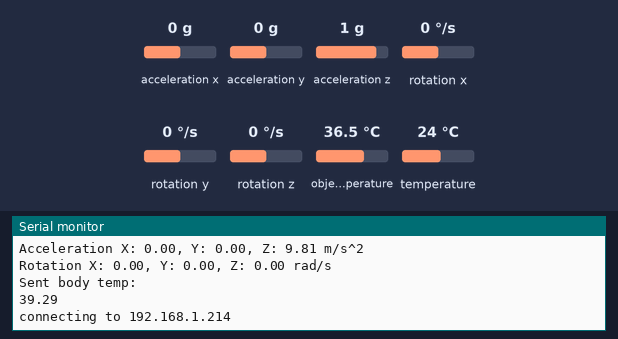
A sketch run on a simulated ESP8266 (NodeMCU). Shown: the last lines printed to the serial monitor. The inputs (shaded band) are chosen by the test bench; at power-on: acceleration x 0 g, acceleration y 0 g, acceleration z 1 g, rotation x 0 °/s, rotation y 0 °/s, rotation z 0 °/s, object temperature 36.5 °C, temperature 24 °C. WiFi joins after 1.5 s; servers stay silent unless stated; uploads are accepted with an empty reply.

Above: at 3.9 s.
4.0 s: acceleration x set to -1.4 g
At 4.31 s:
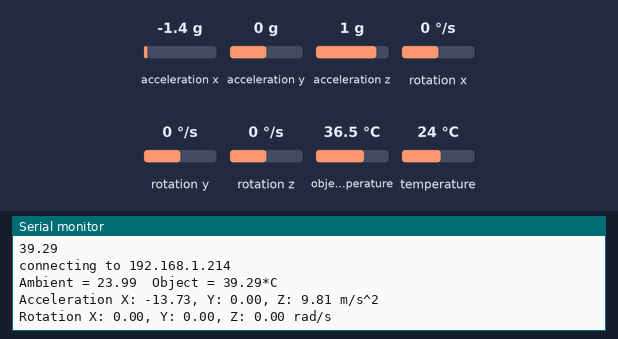
5.5 s: acceleration y set to -1.4 g
At 6.96 s:
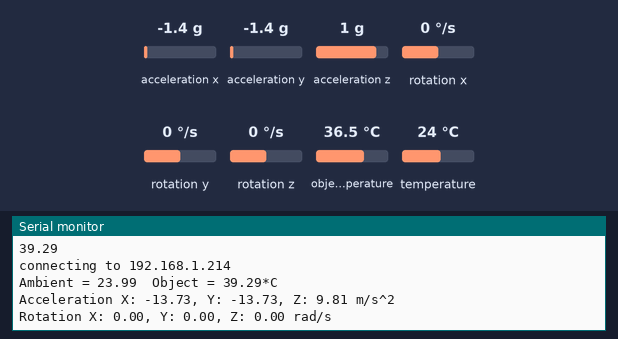
7.0 s: acceleration z set to -1.4 g
At 8.28 s:
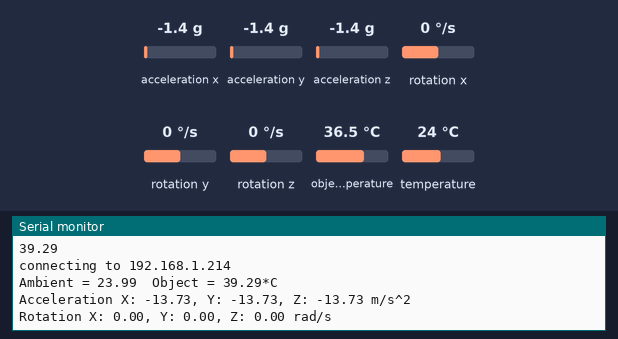
8.5 s: rotation x set to 100 °/s
At 8.5 s:
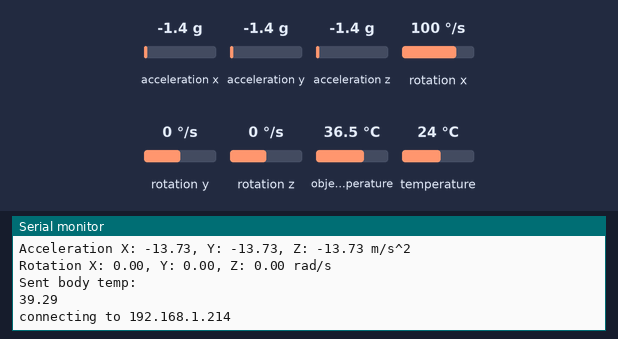
10.0 s: acceleration x set to 0 g
At 10.94 s:
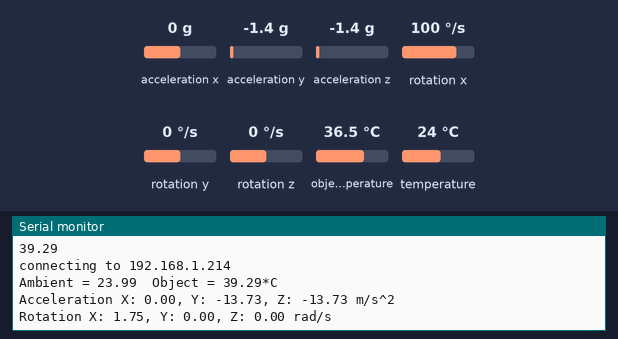

Measured:
- after the input at 4.0 s, the serial monitor: prints a new line after 0.11 s (image 1)
- after the input at 5.5 s, the serial monitor: prints a new line after 1.3 s (image 2)
- after the input at 7.0 s, the serial monitor: prints a new line after 1.1 s (image 3)
- after the input at 10.0 s, the serial monitor: prints a new line after 0.74 s (image 5)

The sketch:

main_MLX_MPU.ino
```cpp
#include <ESP8266WiFi.h>
#include <Adafruit_MLX90614.h>
#include <Adafruit_MPU6050.h>
#include <Adafruit_Sensor.h>
#include <Wire.h>


Adafruit_MLX90614 mlx = Adafruit_MLX90614();
Adafruit_MPU6050 mpu;

const unsigned long WIFI_CONNECT_TIMEOUT = 5000; // Wi-Fi connection timeout in milliseconds

float maxRotX=0, maxRotY=0, maxRotZ=0;


/*----------------------------wifi param--------------------------------*/
// Insert your network credentials
char ssid[50] = "PHONG TRO 36/4 -1";
char pass[50] = "0934085190";
char userID[5] = "46";
char phone[12] = "12345";

char* host = "192.168.1.214";
WiFiClient wifiClient;
/*----------------------------wifi param--------------------------------*/


void connect_wifi(){
  Serial.print("Connecting to ");
  Serial.println(ssid);

  // Connect to the WiFi
  WiFi.begin(ssid, pass);
  Serial.print("Connecting to ");
  Serial.print(ssid);
  while (WiFi.status() != WL_CONNECTED) {
    Serial.print(".");
    delay(500);
  }

  // Debugging – Output the IP Address of the ESP8266
  Serial.println("WiFi connected");
  Serial.print("IP address: ");
  Serial.println(WiFi.localIP());

}


void MPU_Setup(){
  Serial.println("Adafruit MPU6050 test!");

  // Try to initialize!
  if (!mpu.begin()) {
    Serial.println("Failed to find MPU6050 chip");
//    while (1) {
//      delay(10);
//    }

  }

  else{
      Serial.println("MPU6050 Found!");

      mpu.setAccelerometerRange(MPU6050_RANGE_8_G);
      Serial.print("Accelerometer range set to: ");
      switch (mpu.getAccelerometerRange()) {
      case MPU6050_RANGE_2_G:
        Serial.println("+-2G");
        break;
      case MPU6050_RANGE_4_G:
        Serial.println("+-4G");
        break;
      case MPU6050_RANGE_8_G:
        Serial.println("+-8G");
        break;
      case MPU6050_RANGE_16_G:
        Serial.println("+-16G");
        break;
      }
      mpu.setGyroRange(MPU6050_RANGE_500_DEG);
      Serial.print("Gyro range set to: ");
      switch (mpu.getGyroRange()) {
      case MPU6050_RANGE_250_DEG:
        Serial.println("+- 250 deg/s");
        break;
      case MPU6050_RANGE_500_DEG:
        Serial.println("+- 500 deg/s");
        break;
      case MPU6050_RANGE_1000_DEG:
        Serial.println("+- 1000 deg/s");
        break;
      case MPU6050_RANGE_2000_DEG:
        Serial.println("+- 2000 deg/s");
        break;
      }

      mpu.setFilterBandwidth(MPU6050_BAND_21_HZ);
      Serial.print("Filter bandwidth set to: ");
      switch (mpu.getFilterBandwidth()) {
      case MPU6050_BAND_260_HZ:
        Serial.println("260 Hz");
        break;
      case MPU6050_BAND_184_HZ:
        Serial.println("184 Hz");
        break;
      case MPU6050_BAND_94_HZ:
        Serial.println("94 Hz");
        break;
      case MPU6050_BAND_44_HZ:
        Serial.println("44 Hz");
        break;
      case MPU6050_BAND_21_HZ:
        Serial.println("21 Hz");
        break;
      case MPU6050_BAND_10_HZ:
        Serial.println("10 Hz");
        break;
      case MPU6050_BAND_5_HZ:
        Serial.println("5 Hz");
        break;
  }
  }

}


void MLX_Setup(){
  Serial.println("Adafruit MLX90614 test");

  if (!mlx.begin()) {
    Serial.println("Error connecting to MLX sensor. Check wiring.");
    while (1);
  };

  Serial.print("Emissivity = "); Serial.println(mlx.readEmissivity());
  Serial.println("================================================");
}


void MPU_Print_Data(){
  sensors_event_t a, g, temp;
  mpu.getEvent(&a, &g, &temp);

  /* Print out the values */
  Serial.print("Acceleration X: ");
  Serial.print(a.acceleration.x);
  Serial.print(", Y: ");
  Serial.print(a.acceleration.y);
  Serial.print(", Z: ");
  Serial.print(a.acceleration.z);
  Serial.println(" m/s^2");


  Serial.print("Rotation X: ");
  Serial.print(maxRotX);
  Serial.print(", Y: ");
  Serial.print(maxRotY);
  Serial.print(", Z: ");
  Serial.print(maxRotZ);
  Serial.println(" rad/s");

  if(g.gyro.x > maxRotX) maxRotX = g.gyro.x;
  if(g.gyro.y > maxRotY) maxRotY = g.gyro.y;
  if(g.gyro.z > maxRotZ) maxRotZ = g.gyro.z;

}


void sendDataToDB(float bodyTemp){
        const int httpPort = 80;
        if (!wifiClient.connect(host, httpPort)) {
            Serial.println("connection failed");
            return;
        }

        Serial.println("Sent body temp: ");
        Serial.println(bodyTemp);

        Serial.print("connecting to ");
        Serial.println(host);


        // This will send the request to the server
        wifiClient.print(String("GET http://192.168.2.214/receiveArmBand.php?") +
                              ("&bodyTemp=") + bodyTemp +
                              ("&rotX=") + maxRotX +
                              ("&rotY=") + maxRotY +
                              ("&rotZ=") + maxRotZ +
                              ("&phone=") + phone +
                              ("&userId=") + userID +
                              " HTTP/1.1\r\n" +
                     "Host: " + host + "\r\n" +
                     "Connection: close\r\n\r\n");
        unsigned long timeout = millis();
        while (wifiClient.available() == 0) {
            if (millis() - timeout > 1000) {
                Serial.println(">>> Client Timeout !");
                wifiClient.stop();
                return;
            }
        }
}


void getWifiInfor(){
  Serial.println("Enter Wi-Fi SSID:");
  while (Serial.available() == 0) {
    // Wait for user input
  }
  Serial.readBytesUntil('\n', ssid, sizeof(ssid) - 1); // Read the user input until newline character
  ssid[sizeof(ssid) - 1] = '\0'; // Add null termination to make it a valid string

  delay(1000);
  Serial.println("Enter Wi-Fi password:");
  while (Serial.available() == 0) {
    // Wait for user input
  }
  Serial.readBytesUntil('\n', pass, sizeof(pass) - 1); // Read the user input until newline character
  pass[sizeof(pass) - 1] = '\0'; // Add null termination to make it a valid string

  Serial.println("Wi-Fi credentials received! Please wait...");
  connect_wifi();
}


void verifyWifiConnection(){
  bool connected = false;

  while (!connected) {
    // Call the function to get Wi-Fi credentials
    getWifiInfor();

    // Attempt to connect to Wi-Fi
    unsigned long startTime = millis(); // Get the current time
    while (millis() - startTime < WIFI_CONNECT_TIMEOUT) {
      // Check if Wi-Fi connection is successful
      if (WiFi.status() == WL_CONNECTED) {
        connected = true;
        break;
      }
      // Wait a short delay before retrying
      delay(500);
    }

    if (connected) {
      Serial.println("Connected to Wi-Fi!");
      // Continue with your code logic
      // ...
    } else {
      Serial.println("Failed to connect to Wi-Fi. Please try again.");
    }
  }
}


void getUserID() {
  Serial.println("Enter User ID:");
  while (Serial.available() == 0) {
    // Wait for user input
  }
  Serial.readBytesUntil('\n', userID, sizeof(userID) - 1); // Read the user input until newline character
  userID[sizeof(userID) - 1] = '\0'; // Add null termination to make it a valid string

  delay(200);
}


void setup() {
  Serial.begin(9600);
  while (!Serial);
  delay(1000);

  //  verifyWifiConnection();
  //  getUserID();
  connect_wifi();


  MPU_Setup();
  MLX_Setup();


}

void loop() {
  Serial.print("Ambient = "); Serial.print(mlx.readAmbientTempC());

  float bodyTemp = mlx.readObjectTempC() + 2.8;
  Serial.print("  Object = "); Serial.print(bodyTemp); Serial.println("*C");

  MPU_Print_Data();

  sendDataToDB(bodyTemp);

  Serial.println();
  delay(1000);
}
```
